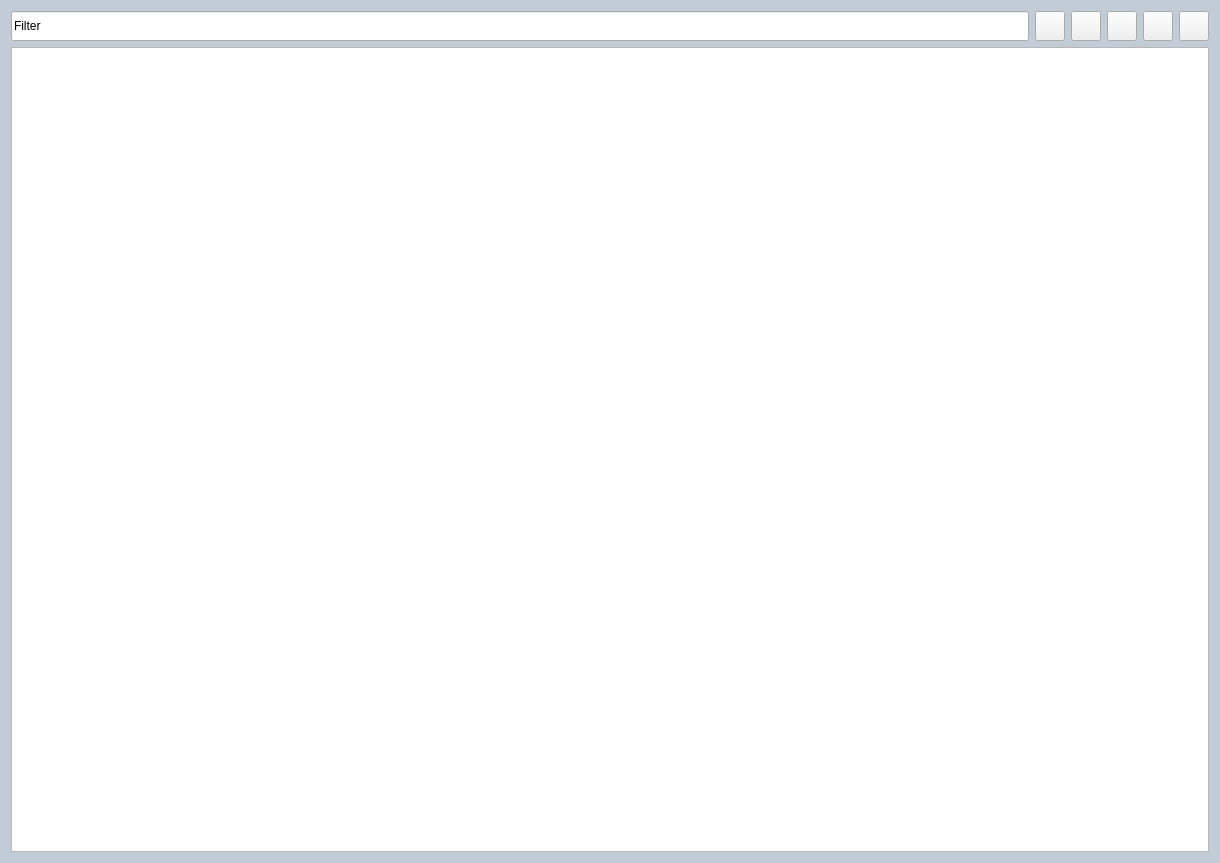
<?xml version="1.0" encoding="UTF-8"?>
<ui version="4.0">
 <class>SettingPageMemory</class>
 <widget class="QWidget" name="SettingPageMemory">
  <property name="geometry">
   <rect>
    <x>0</x>
    <y>0</y>
    <width>1220</width>
    <height>863</height>
   </rect>
  </property>
  <property name="windowTitle">
   <string>Form</string>
  </property>
  <property name="styleSheet">
   <string notr="true">QWidget#SettingPageMemory{
background-color:#C1CCD6;
border-top-left-radius:0px;
border-top-right-radius:0px;
border-bottom-left-radius:15px;
border-bottom-right-radius:15px;}</string>
  </property>
  <layout class="QVBoxLayout" name="verticalLayout">
   <item>
    <layout class="QHBoxLayout" name="horizontalLayout">
     <item>
      <widget class="QLineEdit" name="editFilter">
       <property name="minimumSize">
        <size>
         <width>0</width>
         <height>30</height>
        </size>
       </property>
       <property name="maximumSize">
        <size>
         <width>16777215</width>
         <height>30</height>
        </size>
       </property>
       <property name="inputMask">
        <string>Filter</string>
       </property>
      </widget>
     </item>
     <item>
      <widget class="QPushButton" name="btnAdd">
       <property name="minimumSize">
        <size>
         <width>30</width>
         <height>30</height>
        </size>
       </property>
       <property name="maximumSize">
        <size>
         <width>30</width>
         <height>30</height>
        </size>
       </property>
       <property name="text">
        <string/>
       </property>
       <property name="icon">
        <iconset resource="../../res.qrc">
         <normaloff>:/icons/add</normaloff>:/icons/add</iconset>
       </property>
       <property name="iconSize">
        <size>
         <width>20</width>
         <height>20</height>
        </size>
       </property>
      </widget>
     </item>
     <item>
      <widget class="QPushButton" name="btnDel">
       <property name="minimumSize">
        <size>
         <width>30</width>
         <height>30</height>
        </size>
       </property>
       <property name="maximumSize">
        <size>
         <width>30</width>
         <height>30</height>
        </size>
       </property>
       <property name="text">
        <string/>
       </property>
       <property name="icon">
        <iconset>
         <normalon>:/icons/del</normalon>
        </iconset>
       </property>
       <property name="iconSize">
        <size>
         <width>20</width>
         <height>20</height>
        </size>
       </property>
      </widget>
     </item>
     <item>
      <widget class="QPushButton" name="btnSetting">
       <property name="minimumSize">
        <size>
         <width>30</width>
         <height>30</height>
        </size>
       </property>
       <property name="maximumSize">
        <size>
         <width>30</width>
         <height>30</height>
        </size>
       </property>
       <property name="text">
        <string/>
       </property>
       <property name="icon">
        <iconset>
         <normalon>:/icons/settings</normalon>
        </iconset>
       </property>
       <property name="iconSize">
        <size>
         <width>20</width>
         <height>20</height>
        </size>
       </property>
      </widget>
     </item>
     <item>
      <widget class="QPushButton" name="btnSave">
       <property name="minimumSize">
        <size>
         <width>30</width>
         <height>30</height>
        </size>
       </property>
       <property name="maximumSize">
        <size>
         <width>30</width>
         <height>30</height>
        </size>
       </property>
       <property name="text">
        <string/>
       </property>
       <property name="icon">
        <iconset>
         <normalon>:/icons/save</normalon>
        </iconset>
       </property>
       <property name="iconSize">
        <size>
         <width>20</width>
         <height>20</height>
        </size>
       </property>
      </widget>
     </item>
     <item>
      <widget class="QPushButton" name="btnImport">
       <property name="minimumSize">
        <size>
         <width>30</width>
         <height>30</height>
        </size>
       </property>
       <property name="maximumSize">
        <size>
         <width>30</width>
         <height>30</height>
        </size>
       </property>
       <property name="text">
        <string/>
       </property>
       <property name="icon">
        <iconset>
         <normalon>:/icons/import</normalon>
        </iconset>
       </property>
       <property name="iconSize">
        <size>
         <width>20</width>
         <height>20</height>
        </size>
       </property>
      </widget>
     </item>
    </layout>
   </item>
   <item>
    <widget class="QTableView" name="tbviewMem">
     <property name="minimumSize">
      <size>
       <width>10</width>
       <height>10</height>
      </size>
     </property>
     <property name="autoFillBackground">
      <bool>true</bool>
     </property>
     <property name="verticalScrollBarPolicy">
      <enum>Qt::ScrollBarPolicy::ScrollBarAlwaysOff</enum>
     </property>
     <property name="horizontalScrollBarPolicy">
      <enum>Qt::ScrollBarPolicy::ScrollBarAlwaysOff</enum>
     </property>
     <property name="sizeAdjustPolicy">
      <enum>QAbstractScrollArea::SizeAdjustPolicy::AdjustToContents</enum>
     </property>
     <property name="autoScroll">
      <bool>true</bool>
     </property>
     <property name="autoScrollMargin">
      <number>0</number>
     </property>
    </widget>
   </item>
  </layout>
 </widget>
 <resources>
  <include location="../../res.qrc"/>
 </resources>
 <connections/>
</ui>
